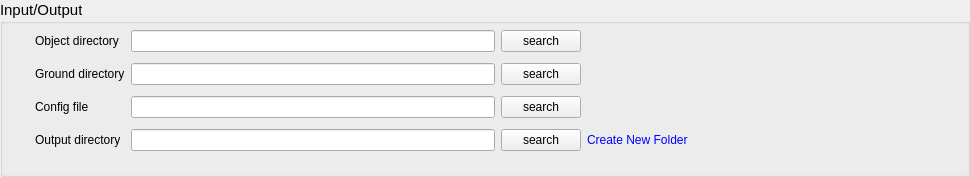
      <widget class="QGroupBox" name="gBox_IO">
       <property name="font">
        <font>
         <pointsize>11</pointsize>
        </font>
       </property>
       <property name="title">
        <string>Input/Output</string>
       </property>
       <widget class="QWidget" name="gridLayoutWidget_3">
        <property name="geometry">
         <rect>
          <x>10</x>
          <y>20</y>
          <width>951</width>
          <height>148</height>
         </rect>
        </property>
        <layout class="QGridLayout" name="gridLayout_IO" rowstretch="0,0,0,0" columnstretch="0,4,0,0,3" rowminimumheight="0,0,0,0" columnminimumwidth="0,0,0,0,0">
         <property name="leftMargin">
          <number>25</number>
         </property>
         <property name="topMargin">
          <number>5</number>
         </property>
         <property name="bottomMargin">
          <number>10</number>
         </property>
         <item row="1" column="0">
          <widget class="QLabel" name="lbl_gnd_dir">
           <property name="font">
            <font>
             <pointsize>9</pointsize>
            </font>
           </property>
           <property name="text">
            <string>Ground directory</string>
           </property>
          </widget>
         </item>
         <item row="3" column="1">
          <widget class="QLineEdit" name="line_output_dir">
           <property name="font">
            <font>
             <pointsize>9</pointsize>
            </font>
           </property>
          </widget>
         </item>
         <item row="2" column="1">
          <widget class="QLineEdit" name="line_config_file">
           <property name="font">
            <font>
             <pointsize>9</pointsize>
            </font>
           </property>
          </widget>
         </item>
         <item row="3" column="3">
          <widget class="QLabel" name="lbl_isNewFolder">
           <property name="font">
            <font>
             <pointsize>9</pointsize>
            </font>
           </property>
           <property name="styleSheet">
            <string notr="true">color:rgb(0, 0, 255)</string>
           </property>
           <property name="text">
            <string>Create New Folder</string>
           </property>
          </widget>
         </item>
         <item row="0" column="1">
          <widget class="QLineEdit" name="line_obj_dir">
           <property name="font">
            <font>
             <pointsize>9</pointsize>
            </font>
           </property>
          </widget>
         </item>
         <item row="3" column="2">
          <widget class="QPushButton" name="pB_search_output_dir">
           <property name="font">
            <font>
             <pointsize>9</pointsize>
            </font>
           </property>
           <property name="text">
            <string>search</string>
           </property>
          </widget>
         </item>
         <item row="0" column="0">
          <widget class="QLabel" name="lbl_obj_dir">
           <property name="font">
            <font>
             <pointsize>9</pointsize>
            </font>
           </property>
           <property name="text">
            <string>Object directory</string>
           </property>
          </widget>
         </item>
         <item row="3" column="0">
          <widget class="QLabel" name="lbl_output_dir">
           <property name="font">
            <font>
             <pointsize>9</pointsize>
            </font>
           </property>
           <property name="text">
            <string>Output directory</string>
           </property>
          </widget>
         </item>
         <item row="0" column="2">
          <widget class="QPushButton" name="pB_search_obj_dir">
           <property name="font">
            <font>
             <pointsize>9</pointsize>
            </font>
           </property>
           <property name="text">
            <string>search</string>
           </property>
          </widget>
         </item>
         <item row="1" column="1">
          <widget class="QLineEdit" name="line_gnd_dir">
           <property name="font">
            <font>
             <pointsize>9</pointsize>
            </font>
           </property>
          </widget>
         </item>
         <item row="2" column="0">
          <widget class="QLabel" name="lbl_config_file">
           <property name="font">
            <font>
             <pointsize>9</pointsize>
            </font>
           </property>
           <property name="text">
            <string>Config file</string>
           </property>
          </widget>
         </item>
         <item row="1" column="2">
          <widget class="QPushButton" name="pB_search_gnd_dir">
           <property name="font">
            <font>
             <pointsize>9</pointsize>
            </font>
           </property>
           <property name="text">
            <string>search</string>
           </property>
          </widget>
         </item>
         <item row="2" column="2">
          <widget class="QPushButton" name="pB_search_config_file">
           <property name="font">
            <font>
             <pointsize>9</pointsize>
            </font>
           </property>
           <property name="text">
            <string>search</string>
           </property>
          </widget>
         </item>
         <item row="2" column="4">
          <spacer name="horizontalSpacer_23">
           <property name="orientation">
            <enum>Qt::Horizontal</enum>
           </property>
           <property name="sizeHint" stdset="0">
            <size>
             <width>40</width>
             <height>20</height>
            </size>
           </property>
          </spacer>
         </item>
        </layout>
       </widget>
      </widget>
